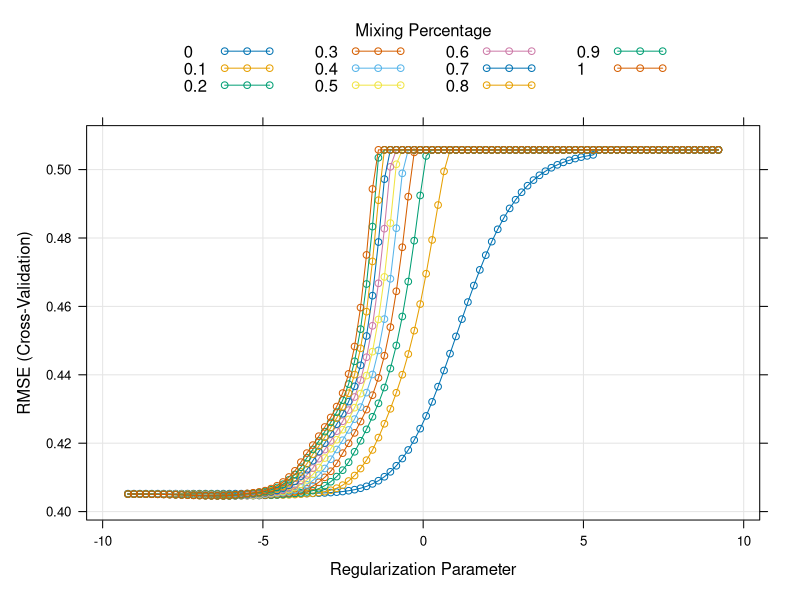
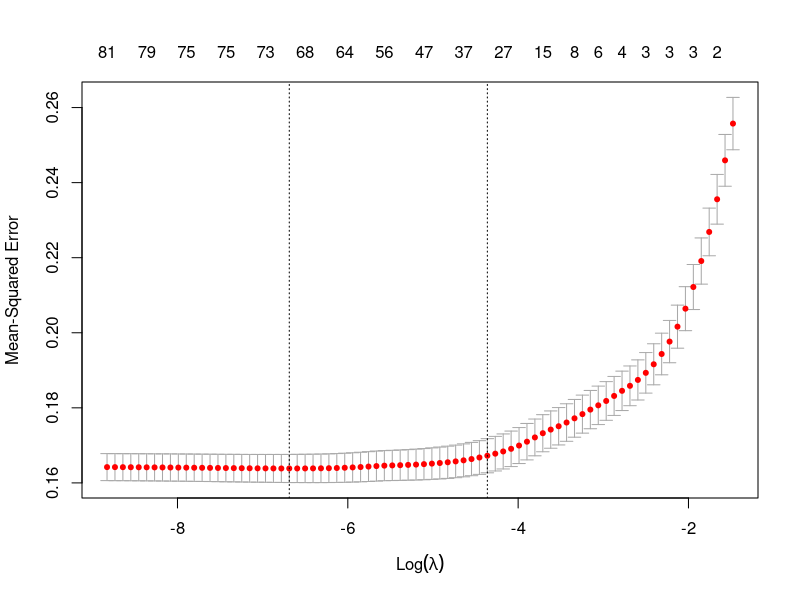

Generate these figures, in order, with R: (Note: this script raises an error after producing the figures.)
library(tidyverse)
library(skimr)
library(caret)     
library(glmnet) 
library(gridExtra)
library(ModelMetrics)

## Based on Lab 11

set.seed(80107)

cleaned_data = read.csv("cleaned_data.csv")

#remove student_id
cleaned_data <- cleaned_data[,-1]

# dim(cleaned_data)

# skim(cleaned_data)

# Create a data partition such that 80% of the data is used for training and 
# 20% for testing

trainIndex <- createDataPartition(cleaned_data$bully,
                                  p = .8, # the share of data in the training set
                                  list = FALSE # puts our output in matrix form
)

cleaned_data <- cleaned_data %>% 
  mutate(temp_id = 1:nrow(cleaned_data))

# Use those indices to split the data into training and test sets
train <- cleaned_data %>% 
  filter(temp_id %in% trainIndex) %>% 
  dplyr::select(-temp_id)


# Assign everything else to the test dataset 
test <- cleaned_data %>% 
  filter(!(temp_id %in% trainIndex)) %>% 
  dplyr::select(-temp_id)

# Check how many rows are in each set
nrow(train)
nrow(test)

# Convert predictors into a model matrix for glmnet
# model.matrix() automatically creates dummy variables for categorical predictors
# math ~ . means: predict math using all other variables in the dataset
# [,-1] removes the intercept column because glmnet handles the intercept internally
x_train_unscaled <- model.matrix(bully ~ ., train)[, -1]
y_train <- train$bully

x_test_unscaled <- model.matrix(bully ~ ., test)[, -1]
y_test <- test$bully

# Standardize the predictors in the training set
x_train <- scale(x_train_unscaled)

# Standardize the test set using the SAME means and standard deviations from 
# the training set
x_test <- scale(
  x_test_unscaled,
  center = attr(x_train, "scaled:center"),
  scale = attr(x_train, "scaled:scale")
)

###### now we'll test ridge, lasso, and elastic net all in one
# using 5 folds for cv since our dataset only has 5% bully >= 2.5

train_control <- trainControl(
  method = "cv",
  number = 5,
  verboseIter = FALSE 
)

# Define a set of alpha values to try. We'll include 0 and 1 to test ridge and
# lasso along with the other values for elastic net

alpha_grid <- seq(0, 1, by = 0.1) 
lambda_grid <- 10 ^ seq(4, -4, length = 100)

set.seed(80107)

rle_model <- train(
  x = x_train,
  y = y_train,
  method = "glmnet",
  trControl = train_control,
  tuneGrid = expand.grid(alpha = alpha_grid, lambda = lambda_grid),
  metric = "RMSE"
)


# Plot RMSE across tuning values
plot(rle_model, xTrans = log)

# View the best alpha
best_alpha <- rle_model$bestTune$alpha
best_alpha

# View what caret says is the best lambda (lowest RMSE)
best_lambda_caret <- rle_model$bestTune$lambda
best_lambda_caret

# ChatGPT helped me understand that caret and glmnet packages have different
# ways of finding the best lambda. Let's look at the glmnet version
cv.out <- cv.glmnet(x_train, y_train, alpha=best_alpha)
plot(cv.out)

cv.out

#what is the Rsquared for rle_model with best_alpha
rle_model$results %>% 
  filter(alpha == best_alpha) %>% 
  arrange(RMSE) %>% 
  head(1)

# lambda min has ~69 nonzero coefs and lambda 1se has ~25 nonzero coefs
# lambda min of 0.01 matches caret, but lambda 1se of 0.08 is different

# let's store this best lambda (1se) as well
best_lambda_glmnet <- cv.out$lambda.1se
best_lambda_glmnet
log(best_lambda_glmnet)

# Extract coefficients at the best lambda for both methods
coefs_caret <- coef(rle_model$finalModel, 
                    alpha = best_alpha, s = best_lambda_caret)

coefs_glmnet <- coef(rle_model$finalModel, 
                    alpha = best_alpha, s = best_lambda_glmnet)

coefs_caret <- coefs_caret[which(coefs_caret != 0),]

coefs_glmnet <- coefs_glmnet[which(coefs_glmnet != 0),]

coefs_cdf <- data.frame(
  Variable = rownames(as.matrix(coefs_caret)),
  Coefficient = as.numeric(coefs_caret)
)

coefs_gdf <- data.frame(
  Variable = rownames(as.matrix(coefs_glmnet)),
  Coefficient = as.numeric(coefs_glmnet)
)


# Inspect largest coefficients
coefs_cdf %>%
  arrange(desc(abs(Coefficient))) %>% 
  head(10)

coefs_gdf %>%
  arrange(desc(abs(Coefficient))) %>% 
  head(10)

# Now lets run our best model on the testing data
# First let's try the caret version (best lambda minimizes RMSE)
rle.pred.caret = predict(rle_model, newdata=x_test)

# How variable are our predictions?
summary( rle.pred.caret )
sd( rle.pred.caret )

# The RMSE
sqrt( mean((rle.pred-y_test)^2) )

# Now let's repeat with the glmnet version using lambda 1se
rle.pred.glmnet = predict(rle_model$finalModel, 
                          s = best_lambda_glmnet, newx=x_test)


# How variable are our predictions?
summary( rle.pred.glmnet )
sd( rle.pred.glmnet )

# The RMSE
sqrt( mean((rle.pred.glmnet-y_test)^2) )

# both of these RMSEs are quite low

# Let's look at a plot

#put both sets of predictions into the test df
test_plot <- test %>% 
  mutate(y_pred_caret = rle.pred.caret, y_pred_glmnet = rle.pred.glmnet)

test_plot <- test_plot %>% 
  pivot_longer(cols = c(y_pred_glmnet,y_pred_caret, bully), names_to = "model", 
               values_to = "y")

test_plot %>% 
  ggplot(aes(age,y, col = model))+
  geom_point()+
  geom_jitter()

test_plot %>% 
  ggplot(aes(model,y)) +
  geom_boxplot()


#########################################################################

#Forward/backward stepwise selection (based on ch 24 of the class website)

# Baseline linear model (OLS)

model_linear <- lm(bully ~ ., data = train)

test$y_hat = predict( model_linear, newdata = test)

#calculate RMSE
sqrt(mean((test$bully-test$y_hat)^2))

#check out the coefficients
coefs_lm = coef(model_linear)

coefs_lm <- data.frame(
  Variable = rownames(as.matrix(coefs_lm)),
  Coefficient = as.numeric(coefs_lm)
)

coefs_lm %>% 
  arrange(desc(abs(Coefficient))) %>% 
  head(10)

# Stepwise selection: forward

library(MASS)

# set up simplest and most complex to consider:
# `~ 1` is the "intercept only" model.  Our max model 
# has everything (but no interactions).
mod_simple <- lm(bully ~ 1, data = train)
mod_max <- lm(bully ~ ., data = train)

# use forward stepwise selection to pick an optimal model (in terms of AIC)
mod_forward <- stepAIC(mod_simple,
                       scope = list(lower = formula(mod_simple),
                                    upper = formula(mod_max)),
                       direction = "forward",
                       trace = 0 )

summary(mod_forward)

#We can examine how many coefficients we zeroed out with this approach:
# Total number of coefficients (minus intercept)
length( coef( model_linear ) ) - 1

length(coef(mod_forward)) - 1

test$y_hat = predict( mod_forward, newdata = test)

#let's check out the coefficients
coefs_forward = coef(mod_forward)

coefs_forward <- data.frame(
  Variable = rownames(as.matrix(coefs_forward)),
  Coefficient = as.numeric(coefs_forward)
)

coefs_forward %>% 
  arrange(desc(abs(Coefficient))) %>% 
  head(10)

#calculate rmse
sqrt(mean((test$bully-test$y_hat)^2))

#let's try backward 
#chatGPT helped me understand how to code this since it isn't on the website

mod_backward <- stepAIC(mod_max,
                       direction = "backward",
                       trace = 0 )

summary(mod_backward)

#We can examine how many coefficients we zeroed out with this approach:
# Total number of coefficients (minus intercept)
length( coef( model_linear ) ) - 1

length(coef(mod_backward)) - 1

test$y_hat = predict( mod_backward, newdata = test)


#let's check out the coefficients
coefs_backward= coef(mod_backward)

coefs_backward <- data.frame(
  Variable = rownames(as.matrix(coefs_backward)),
  Coefficient = as.numeric(coefs_backward)
)

coefs_backward %>% 
  arrange(desc(abs(Coefficient))) %>% 
  head(10)

#calculate rmse
sqrt(mean((test$bully-test$y_hat)^2))

#compare AIC for all models
AIC(model_linear)
AIC(mod_forward)
AIC(mod_backward)

#forward model has slightly fewer nonzero coefficients and slightly lower AIC,
#so let's go with that

test$y_hat = predict( mod_forward, newdata = test)

table(test$y_hat >= 2.5)

table(test$bully >= 2.5)

#########################################################################
#now let's take our top 3 predictors and try loess, why not
#based on the college_and_ses_with_loess script from class

dat = train
head( dat )

qplot( dat$e_safety_score )

dat = dat %>% 
  mutate(bully_high = ifelse(bully >= 2.5,1,0))

dat_test = test %>% 
  mutate(bully_high = ifelse(bully >=2.5,1,0)) 

# use loess with multiple variables to predict bully based on e_safety_score,
# discrimination, and school_rules

llp = loess( bully ~ e_safety_score + 
               discrimination + school_rules, data=dat )

dat$pcol = predict( llp, newdata=dat )

qplot( e_safety_score, pcol, data = dat ) +
  geom_smooth()
qplot( discrimination, pcol, data = dat ) +
  geom_smooth()
qplot( school_rules, pcol, data = dat ) +
  geom_smooth()

rmse(llp, data = dat)

# let's run it on the test data now

dat_test$pcol = predict( llp, newdata=dat_test )

qplot( e_safety_score, pcol, data = dat_test ) +
  geom_smooth()
qplot( discrimination, pcol, data = dat_test ) +
  geom_smooth()
qplot( school_rules, pcol, data = dat_test ) +
  geom_smooth()

rmse(llp, data = dat_test)

dat_test %>% 
  ggplot(aes(pcol))+
  geom_histogram()

dat_test %>% 
  ggplot(aes(bully,pcol))+
  geom_point()

dat_test %>% 
  summarise( bully_pct = mean(bully >= 2.5), pcol_pct = mean(pcol >= 2.5) )

summary(dat_test$pcol)


#####

llp_binary = loess( bully_high ~ e_safety_score + 
               discrimination + school_rules, data=dat )

dat$pcol = predict( llp_binary, newdata=dat )

rmse(llp_binary, data = dat)

# let's run it on the test data now

dat_test$pcol = predict( llp_binary, newdata=dat_test )

rmse(llp_binary, data = dat_test)

# from Luciana's logistic regression code: probabilities for "1" class
# hard classifications using 0.5 threshold
dat_test$y_hat <- ifelse(dat_test$pcol >= 0.5, 1, 0)

dat_test %>% 
  summarize( mean(y_hat == bully_high))

table(dat_test$y_hat)
# predicted 8 out of 1533 students above the 2.5 threshold for bullying
table(dat_test$bully_high)
# in reality there are 70
# :(
